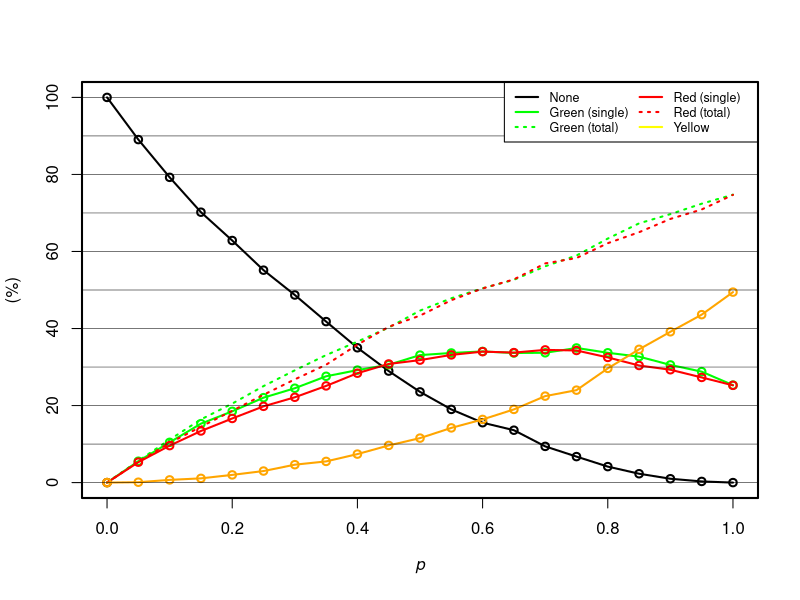

Recreate this plot in R.
KI.sim <- function(p = 0.5, p.gr = 0.5, n = 1000, seed = 1) {
  ### Parameters ###
  # p     Probability of knock-in (default = 0.5)
  # p.gr  Ratio of Green (default = 0.5)
  # n     Number of cells (default = 1000)
  # seed  seed for random number
  
  ### Result matrix RES ###
  # 0 = None
  # 1 = Green
  # 2 = Red
  #
  # EX) row (2,1,0,0) means (R,G),(N,N) = Y & N daughters
  #     row (1,0,0,2) means (G,N),(G,R) = G & R daughters
  
  set.seed(seed)
  RES <- matrix(0, ncol = 4, nrow = n)
  ch <- c(1:4)
  for (i in 1:n) {
    for (j in ch) {
      if (runif(1) <= p) {
        if (runif(1) <= p.gr) {
          RES[i, j] <- 1
        } else {
          RES[i, j] <- 2
        }
      }
    }
  }

  # Encode daughter cells
  RES.div <- c(RES[, 1] * 10 + RES[, 2], RES[, 3] * 10 + RES[, 4])

  ### COLOR RESULT ###
  COL <- c(0, 0, 0, 0)
  names(COL) <- c("None", "Green", "Red", "Yellow")

  for (i in 1:(2 * n)) {
    if (RES.div[i] == 0) COL[1] <- COL[1] + 1
    if (RES.div[i] == 1 || RES.div[i] == 10 || RES.div[i] == 11) COL[2] <- COL[2] + 1
    if (RES.div[i] == 2 || RES.div[i] == 20 || RES.div[i] == 22) COL[3] <- COL[3] + 1
    if (RES.div[i] == 12 || RES.div[i] == 21) COL[4] <- COL[4] + 1
  }
  return(COL / (2 * n) * 100)
}

# Initialize
Len <- 21
p.seq <- seq(0, 1, length = Len)
res <- matrix(0, ncol = 4, nrow = Len)

# Run simulation
for (i in 1:Len) {
  res[i, ] <- KI.sim(p = p.seq[i], n = 1000)
}

# Plot
plot(p.seq, res[, 1], type = "o", xlab = expression(italic("p")), ylab = "(%)", lwd = 2)
lines(p.seq, res[, 2], type = "o", col = "green", lwd = 2)
lines(p.seq, res[, 2] + res[, 4], type = "l", lty = 3, col = "green", lwd = 2)
lines(p.seq, res[, 3], type = "o", col = "red", lwd = 2)
lines(p.seq, res[, 3] + res[, 4], type = "l", lty = 3, col = "red", lwd = 2)
lines(p.seq, res[, 4], type = "o", col = "orange", lwd = 2)
abline(h = seq(0, 100, 10), lwd = 0.5)
legend("topright", c("None", "Green (single)", "Green (total)", "Red (single)", "Red (total)", "Yellow"),
  col = c("black", "green", "green", "red", "red", "yellow"), lty = c(1, 1, 3, 1, 3, 1), ncol=2, cex = 0.75, lwd = 2
)
box(lwd = 2)
